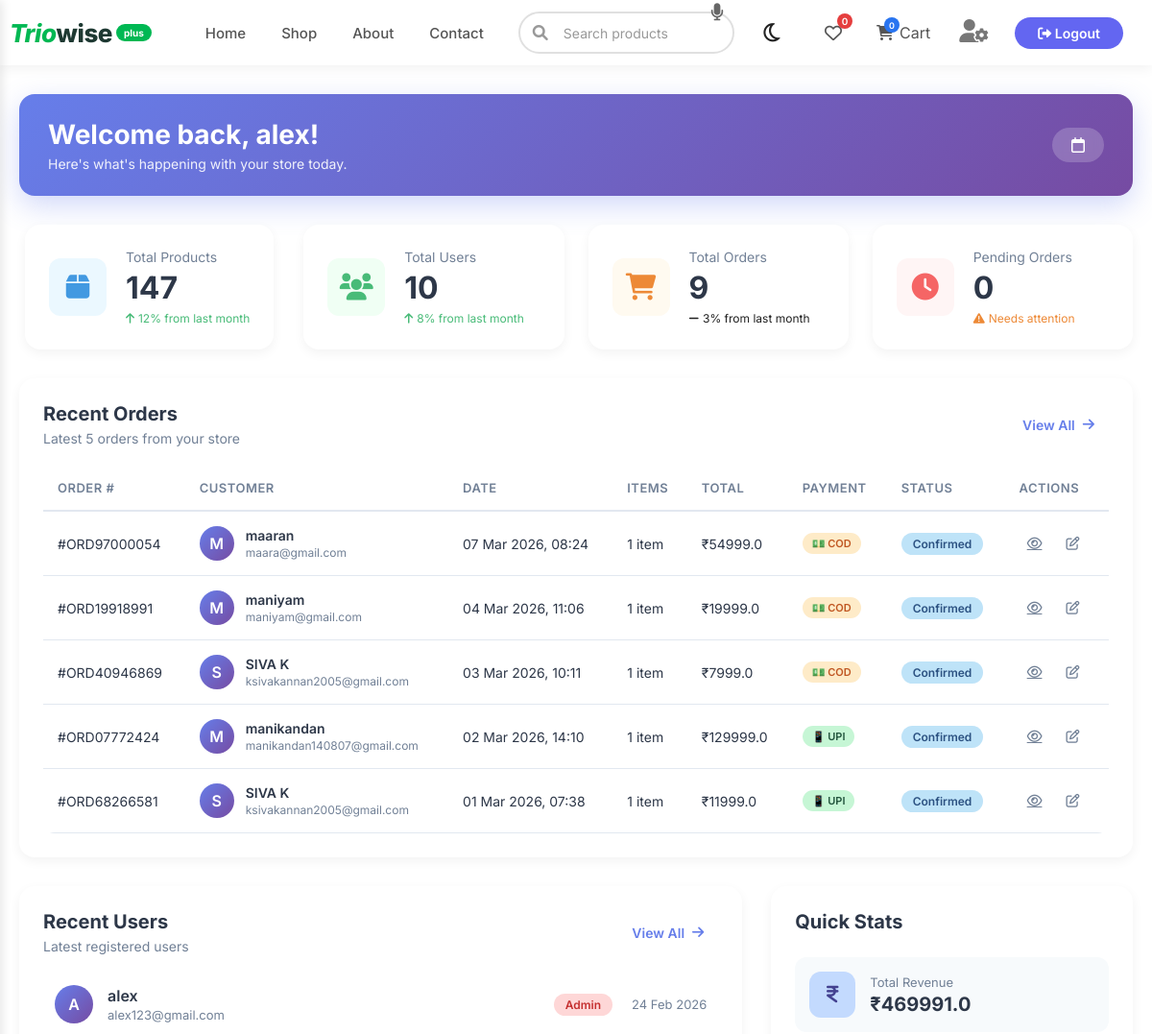
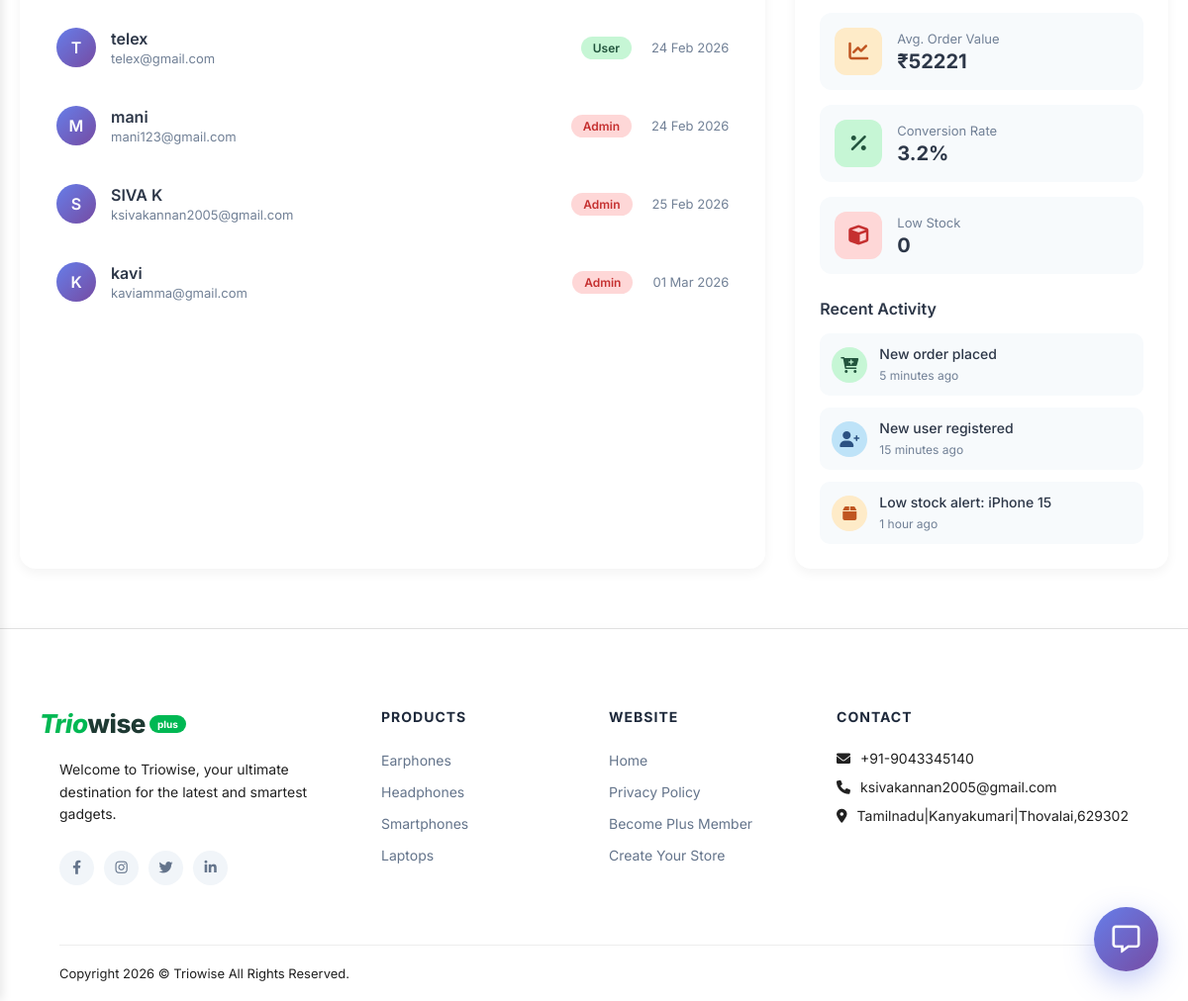
The app's page /admin/dashboard (signed in) with its own data (2 pictures, top to bottom).
### models.py (models this page shows, shortened)
class User(UserMixin, db.Model):
    id = db.Column(db.Integer, primary_key=True)
    name = db.Column(db.String(100), nullable=False)
    email = db.Column(db.String(120), unique=True, nullable=False)
    password_hash = db.Column(db.String(200), nullable=False)
    role = db.Column(db.String(20), nullable=False, default='user')
    created_at = db.Column(db.DateTime, default=datetime.utcnow)
    orders = db.relationship('Order', backref='customer', lazy=True)

class Order(db.Model):
    id = db.Column(db.Integer, primary_key=True)
    order_number = db.Column(db.String(20), unique=True, nullable=False)
    user_id = db.Column(db.Integer, db.ForeignKey('user.id'), nullable=False)
    customer_name = db.Column(db.String(100), nullable=False)
    customer_email = db.Column(db.String(120), nullable=False)
    customer_phone = db.Column(db.String(20))
    address = db.Column(db.Text, nullable=False)
    city = db.Column(db.String(100))
    state = db.Column(db.String(100))
    pincode = db.Column(db.String(10))
    payment_method = db.Column(db.String(50))
    subtotal = db.Column(db.Float, default=0)
    shipping = db.Column(db.Float, default=0)
    total = db.Column(db.Float, default=0)
    status = db.Column(db.String(20), default='pending')
    created_at = db.Column(db.DateTime, default=datetime.utcnow)
    items = db.relationship('OrderItem', backref='order', lazy=True, cascade='all, delete-orphan')

### app.py (the view)
@app.route('/admin/dashboard')
@login_required
@admin_required
def admin_dashboard():
    orders = Order.query.order_by(Order.created_at.desc()).all()
    users = User.query.all()
    products = Product.query.all()
    return render_template('admin/dashboard.html', orders=orders, users=users, products=products)

### app.py (called while the page is built)
@login_manager.user_loader
def load_user(user_id):
    return User.query.get(int(user_id))

@app.context_processor
def inject_now():
    from datetime import datetime
    return {'now': datetime.now()}

def admin_required(f):
    @wraps(f)
    def decorated_function(*args, **kwargs):
        if not current_user.is_authenticated or current_user.role != 'admin':
            flash('You need admin privileges to access this page.', 'danger')
            return redirect(url_for('home'))
        return f(*args, **kwargs)
    return decorated_function

@app.context_processor
def inject_now():
    from datetime import datetime
    return {'now': datetime.now()}

### templates/admin/dashboard.html (shortened to what this page needs)
{% extends "base.html" %}
{% block content %}
<div class="dashboard">
    <div class="dashboard-header">
        <div>
            <h1>Welcome back, {{ current_user.name }}!</h1>
            <p class="dashboard-subtitle">Here's what's happening with your store today.</p>
        </div>
        <div class="header-actions">
            <span class="date-badge">
                <i class="fa-regular fa-calendar"></i> {{ current_date }}
            </span>
        </div>
    </div>
    <div class="stats-grid">
        <div class="stat-card products">
            <div class="stat-icon-wrapper">
                <div class="stat-icon">
                    <i class="fa-solid fa-box"></i>
                </div>
            </div>
            <div class="stat-content">
                <span class="stat-label">Total Products</span>
                <div class="stat-value">{{ products|length }}</div>
                <div class="stat-trend positive">
                    <i class="fa-solid fa-arrow-up"></i> 12% from last month
                </div>
            </div>
        </div>
        <div class="stat-card users">
            <div class="stat-icon-wrapper">
                <div class="stat-icon">
                    <i class="fa-solid fa-users"></i>
                </div>
            </div>
            <div class="stat-content">
                <span class="stat-label">Total Users</span>
                <div class="stat-value">{{ users|length }}</div>
                <div class="stat-trend positive">
                    <i class="fa-solid fa-arrow-up"></i> 8% from last month
                </div>
            </div>
        </div>
        <div class="stat-card orders">
            <div class="stat-icon-wrapper">
                <div class="stat-icon">
                    <i class="fa-solid fa-cart-shopping"></i>
                </div>
            </div>
            <div class="stat-content">
                <span class="stat-label">Total Orders</span>
                <div class="stat-value">{{ orders|length }}</div>
                <div class="stat-trend">
                    <i class="fa-solid fa-minus"></i> 3% from last month
                </div>
            </div>
        </div>
        <div class="stat-card pending">
            <div class="stat-icon-wrapper">
                <div class="stat-icon">
                    <i class="fa-solid fa-clock"></i>
                </div>
            </div>
            <div class="stat-content">
                <span class="stat-label">Pending Orders</span>
                <div class="stat-value">{{ orders|selectattr('status', 'equalto', 'pending')|list|length }}</div>
                <div class="stat-trend warning">
                    <i class="fa-solid fa-exclamation-triangle"></i> Needs attention
                </div>
            </div>
        </div>
    </div>
    <div class="dashboard-section">
        <div class="section-header">
            <div>
                <h2>Recent Orders</h2>
                <p class="section-subtitle">Latest {{ orders[:5]|length }} orders from your store</p>
            </div>
            <a href="{{ url_for('admin_orders') }}" class="view-all-link">
                View All <i class="fa-solid fa-arrow-right"></i>
            </a>
        </div>
        <div class="table-container">
            <table class="data-table">
                <thead>
                    <tr>
                        <th>Order #</th>
                        <th>Customer</th>
                        <th>Date</th>
                        <th>Items</th>
                        <th>Total</th>
                        <th>Payment</th>
                        <th>Status</th>
                        <th>Actions</th>
                    </tr>
                </thead>
                <tbody>
                    {% for order in orders[:5] %}
                    <tr>
                        <td class="order-number">#{{ order.order_number }}</td>
                        <td>
                            <div class="customer-cell">
                                <div class="customer-avatar">
                                    {{ order.customer_name[0]|upper }}
                                </div>
                                <div>
                                    <div class="customer-name">{{ order.customer_name }}</div>
                                    <div class="customer-email">{{ order.customer_email }}</div>
                                </div>
                            </div>
                        </td>
                        <td>{{ order.created_at.strftime('%d %b %Y, %H:%M') }}</td>
                        <td>
                            <div class="items-count">
                                {{ order.items|length }} item{{ 's' if order.items|length != 1 else '' }}
                            </div>
                        </td>
                        <td class="order-total">₹{{ order.total }}</td>
                        <td>
                            <span class="payment-badge {{ order.payment_method }}">
                                {% if order.payment_method == 'cod' %}
                                    💵 COD
                                {% elif order.payment_method == 'credit' %}
                                    💳 Credit
                                {% elif order.payment_method == 'upi' %}
                                    📱 UPI
                                {% endif %}
                            </span>
                        </td>
                        <td>
                            <span class="status-badge {{ order.status }}">
                                {{ order.status|title }}
                            </span>
                        </td>
                        <td>
                            <div class="action-buttons">
                                <a href="{{ url_for('order_confirmed', order_id=order.id) }}" class="action-btn view" title="View Order">
                                    <i class="fa-regular fa-eye"></i>
                                </a>
                                <button class="action-btn edit" onclick="editOrder({{ order.id }})" title="Edit Order">
                                    <i class="fa-regular fa-pen-to-square"></i>
                                </button>
                            </div>
                        </td>
                    </tr>
                    {% endfor %}
                </tbody>
            </table>
        </div>
    </div>
    <div class="dashboard-grid">
        <div class="dashboard-section">
            <div class="section-header">
                <div>
                    <h2>Recent Users</h2>
                    <p class="section-subtitle">Latest registered users</p>
                </div>
                <a href="{{ url_for('admin_users') }}" class="view-all-link">
                    View All <i class="fa-solid fa-arrow-right"></i>
                </a>
            </div>
            <div class="users-list">
                {% for user in users[:5] %}
                <div class="user-row">
                    <div class="user-avatar">
                        {{ user.name[0]|upper }}
                    </div>
                    <div class="user-details">
                        <div class="user-name">{{ user.name }}</div>
                        <div class="user-email">{{ user.email }}</div>
                    </div>
                    <div class="user-role">
                        <span class="role-badge {{ user.role }}">
                            {{ user.role|title }}
                        </span>
                    </div>
                    <div class="user-joined">
                        {{ user.created_at.strftime('%d %b %Y') if user.created_at else 'N/A' }}
                    </div>
                </div>
                {% endfor %}
            </div>
        </div>
        <div class="dashboard-section">
            <div class="section-header">
                <h2>Quick Stats</h2>
            </div>
            <div class="quick-stats">
                <div class="quick-stat-item">
                    <div class="quick-stat-icon revenue">
                        <i class="fa-solid fa-indian-rupee-sign"></i>
                    </div>
                    <div class="quick-stat-content">
                        <span class="quick-stat-label">Total Revenue</span>
                        <span class="quick-stat-value">₹{{ orders|sum(attribute='total') }}</span>
                    </div>
                </div>
                <div class="quick-stat-item">
                    <div class="quick-stat-icon average">
                        <i class="fa-solid fa-chart-line"></i>
                    </div>
                    <div class="quick-stat-content">
                        <span class="quick-stat-label">Avg. Order Value</span>
                        <span class="quick-stat-value">₹{{ (orders|sum(attribute='total') / orders|length)|round|int if orders else 0 }}</span>
                    </div>
                </div>
                <div class="quick-stat-item">
                    <div class="quick-stat-icon conversion">
                        <i class="fa-solid fa-percent"></i>
                    </div>
                    <div class="quick-stat-content">
                        <span class="quick-stat-label">Conversion Rate</span>
                        <span class="quick-stat-value">3.2%</span>
                    </div>
                </div>
                <div class="quick-stat-item">
                    <div class="quick-stat-icon products">
                        <i class="fa-solid fa-cube"></i>
                    </div>
                    <div class="quick-stat-content">
                        <span class="quick-stat-label">Low Stock</span>
                        <span class="quick-stat-value">{{ products|selectattr('stock', '<', 10)|list|length }}</span>
                    </div>
                </div>
            </div>
            <div class="recent-activity">
                <h3>Recent Activity</h3>
                <div class="activity-list">
                    <div class="activity-item">
                        <div class="activity-icon success">
                            <i class="fa-solid fa-cart-plus"></i>
                        </div>
                        <div class="activity-details">
                            <span class="activity-text">New order placed</span>
                            <span class="activity-time">5 minutes ago</span>
                        </div>
                    </div>
                    <div class="activity-item">
                        <div class="activity-icon info">
                            <i class="fa-solid fa-user-plus"></i>
                        </div>
                        <div class="activity-details">
                            <span class="activity-text">New user registered</span>
                            <span class="activity-time">15 minutes ago</span>
                        </div>
                    </div>
                    <div class="activity-item">
                        <div class="activity-icon warning">
                            <i class="fa-solid fa-box"></i>
                        </div>
                        <div class="activity-details">
                            <span class="activity-text">Low stock alert: iPhone 15</span>
                            <span class="activity-time">1 hour ago</span>
                        </div>
                    </div>
                </div>
            </div>
        </div>
    </div>
</div>
{% endblock %}

### records on screen
User: name "alex", name "A", email "alex123@gmail.com", role "Admin", created_at "24 Feb 2026"
Order: order_number "ORD97000054", customer_name "M", customer_name "maaran", customer_email "maara@gmail.com", created_at "07 Mar 2026, 08:24", items|length "1", total "54999.0", payment_method "💵 COD", status "Confirmed"
Order: order_number "ORD19918991", customer_name "M", customer_name "maniyam", customer_email "maniyam@gmail.com", created_at "04 Mar 2026, 11:06", items|length "1", total "19999.0", payment_method "💵 COD", status "Confirmed"
Order: order_number "ORD40946869", customer_name "S", customer_name "SIVA K", customer_email "ksivakannan2005@gmail.com", created_at "03 Mar 2026, 10:11", items|length "1", total "7999.0", payment_method "💵 COD", status "Confirmed"
Order: order_number "ORD07772424", customer_name "M", customer_name "manikandan", customer_email "manikandan140807@gmail.com", created_at "02 Mar 2026, 14:10", items|length "1", total "129999.0", payment_method "📱 UPI", status "Confirmed"
Order: order_number "ORD68266581", customer_name "S", customer_name "SIVA K", customer_email "ksivakannan2005@gmail.com", created_at "01 Mar 2026, 07:38", items|length "1", total "11999.0", payment_method "📱 UPI", status "Confirmed"
User: name "T", name "telex", email "telex@gmail.com", role "User", created_at "24 Feb 2026"
User: name "M", name "mani", email "mani123@gmail.com", role "Admin", created_at "24 Feb 2026"
User: name "S", name "SIVA K", email "ksivakannan2005@gmail.com", role "Admin", created_at "25 Feb 2026"
User: name "K", name "kavi", email "kaviamma@gmail.com", role "Admin", created_at "01 Mar 2026"

### other values on screen
{{ session.get('cart', [])|length }} "0"
{{ products|length }} "147"
{{ users|length }} "10"
{{ orders|length }} "9"
{{ orders|selectattr('status', 'equalto', 'pending')|list|length }} "0"
{{ orders[:5]|length }} "5"
{{ orders|sum(attribute='total') }} "469991.0"
{{ products|selectattr('stock', '<', 10)|list|length }} "0"
